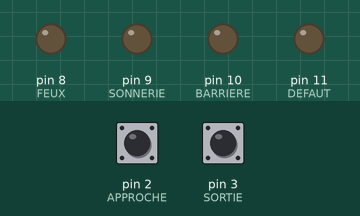
Simulated run of this sketch. Board: Arduino Uno, built with avr-gcc and run on an emulated ATmega328P. Parts: output pins drawn as LEDs (lit = HIGH). Inputs (shaded band) come from the test bench; at power-on: pin 2 (APPROCHE) HIGH, pin 3 (SORTIE) HIGH.

Above: at 1.2 s.
1.3 s: pin 2 (APPROCHE) pulled LOW for 0.15 s
At 1.7 s:
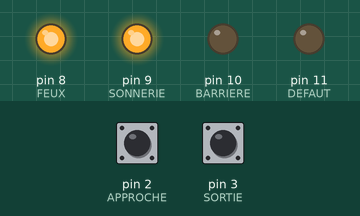
At 10.2 s:
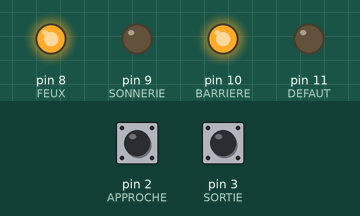
Timing chart, 0 to 10.8 s (numbered marks = the images above; inputs shaded):
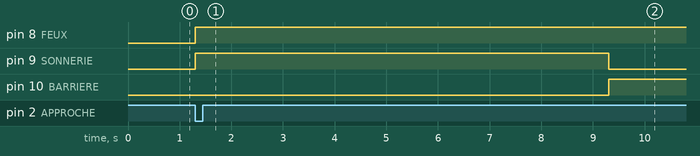

Measured:
- after the input at 1.3 s, pin 8 (FEUX): LOW → HIGH at once; pin 9 (SONNERIE): LOW → HIGH at once, → LOW 8.0 s later; pin 10 (BARRIERE): LOW → HIGH after 8.0 s

The sketch:

m2024_ex8_passage_niveau_fsm.ino
```cpp
// Midterm 2023-2024, Exercice 8 : passage a niveau, FSM corrigee (second train, panne du capteur de sortie)
const int APPROCHE = 2, SORTIE = 3;                 // contacts vers GND, INPUT_PULLUP, LOW = actif
const int FEUX = 8, SONNERIE = 9, BARRIERE = 10, DEFAUT = 11;   // BARRIERE HIGH = baissee
const unsigned long T_ANNONCE = 8000, T_REOUV = 6000, T_MAX_FERME = 120000UL;
enum class Etat { OUVERT, ANNONCE, FERME, REOUVERTURE, DEFAUT_FERME };
Etat etat = Etat::OUVERT;
unsigned long tEntree = 0;
bool approche() { return digitalRead(APPROCHE) == LOW; }
bool sortie()   { return digitalRead(SORTIE) == LOW; }
void changer(Etat e) { etat = e; tEntree = millis(); }
void setup() {
  pinMode(APPROCHE, INPUT_PULLUP); pinMode(SORTIE, INPUT_PULLUP);
  pinMode(FEUX, OUTPUT); pinMode(SONNERIE, OUTPUT); pinMode(BARRIERE, OUTPUT); pinMode(DEFAUT, OUTPUT);
}
void loop() {
  unsigned long ecoule = millis() - tEntree;
  switch (etat) {
    case Etat::OUVERT:
      digitalWrite(FEUX, LOW); digitalWrite(SONNERIE, LOW); digitalWrite(BARRIERE, LOW);
      if (approche()) changer(Etat::ANNONCE);
      break;
    case Etat::ANNONCE:
      digitalWrite(FEUX, HIGH); digitalWrite(SONNERIE, HIGH);
      if (ecoule >= T_ANNONCE) changer(Etat::FERME);
      break;
    case Etat::FERME:
      digitalWrite(BARRIERE, HIGH); digitalWrite(SONNERIE, LOW);
      if (sortie()) changer(Etat::REOUVERTURE);
      else if (ecoule >= T_MAX_FERME) changer(Etat::DEFAUT_FERME);   // capteur de sortie en panne : on reste ferme, on signale
      break;
    case Etat::REOUVERTURE:
      if (approche()) changer(Etat::FERME);        // second train : on referme AVANT d'avoir fini d'ouvrir (etat sur)
      else if (ecoule >= T_REOUV) { digitalWrite(BARRIERE, LOW); changer(Etat::OUVERT); }
      break;
    case Etat::DEFAUT_FERME:                       // barrieres fermees, feux allumes, voyant defaut : intervention humaine
      digitalWrite(DEFAUT, HIGH); digitalWrite(FEUX, HIGH);
      break;
  }
}
```
